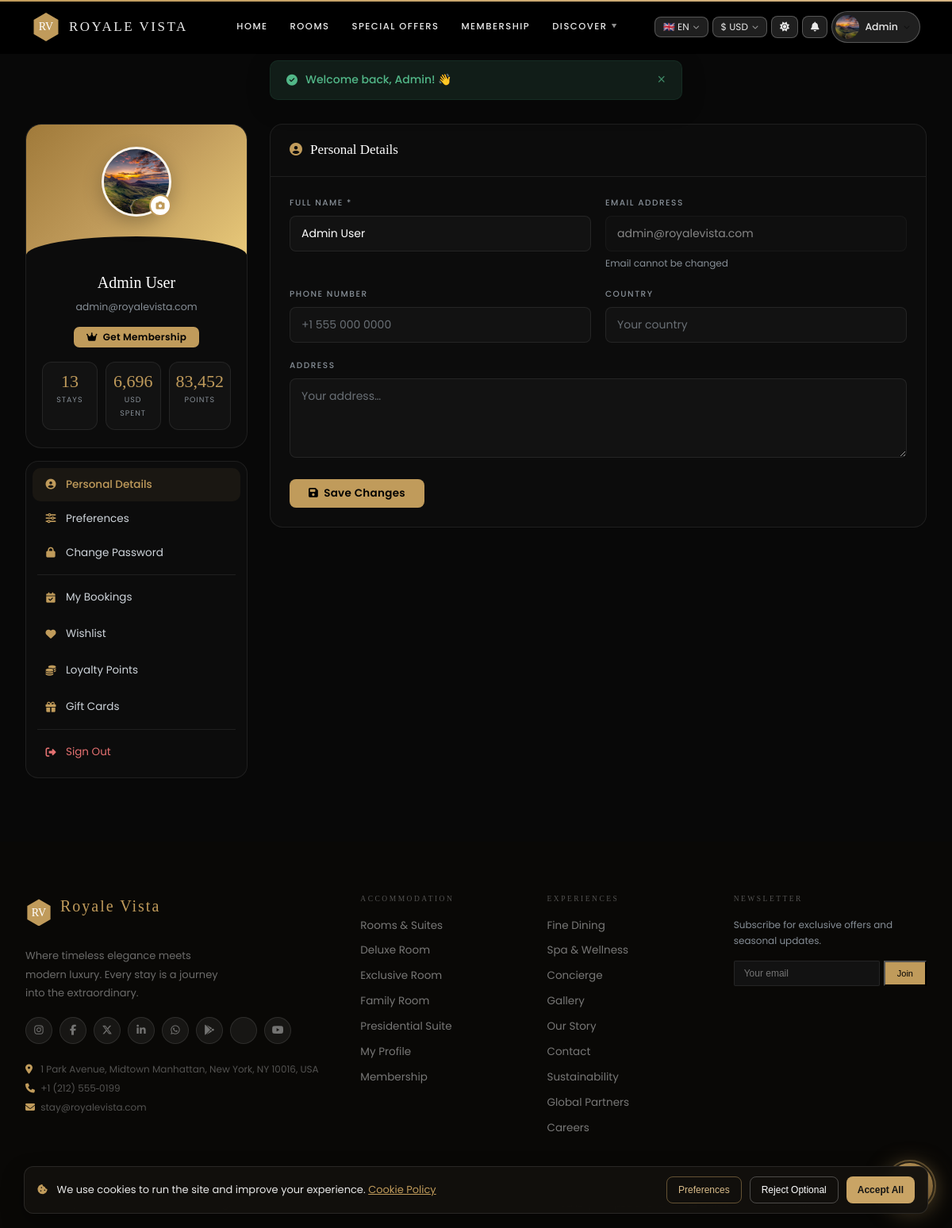
The app's page /profile.php (signed in) with its own data.
### tables this page shows
CREATE TABLE IF NOT EXISTS `users` (
  `id` int NOT NULL AUTO_INCREMENT,
  `name` varchar(200) NOT NULL,
  `email` varchar(191) NOT NULL,
  `google_id` varchar(255) DEFAULT NULL,
  `password` varchar(255) NOT NULL,
  `phone` varchar(30) DEFAULT NULL,
  `address` text,
  `profile_img` varchar(500) DEFAULT NULL,
  `id_type` varchar(50) DEFAULT 'passport',
  `id_number` varchar(100) DEFAULT NULL,
  `dob` date DEFAULT NULL,
  `country` varchar(100) DEFAULT NULL,
  `gender` varchar(20) DEFAULT NULL,
  `language` varchar(10) DEFAULT 'en',
  `currency` varchar(10) DEFAULT 'USD',
  `role` varchar(20) DEFAULT 'user',
  `is_admin` tinyint(1) DEFAULT '0',
  `created_at` timestamp NULL DEFAULT CURRENT_TIMESTAMP,
  `updated_at` timestamp NULL DEFAULT CURRENT_TIMESTAMP ON UPDATE CURRENT_TIMESTAMP,
  `reset_otp` varchar(10) DEFAULT NULL,
  `reset_otp_expiry` datetime DEFAULT NULL,
  PRIMARY KEY (`id`),
  UNIQUE KEY `email` (`email`),
  UNIQUE KEY `google_id` (`google_id`)
);

CREATE TABLE IF NOT EXISTS `loyalty_points` (
  `id` int NOT NULL AUTO_INCREMENT,
  `user_id` int NOT NULL,
  `total_points` int DEFAULT '0',
  `lifetime_points` int DEFAULT '0',
  `tier` enum('bronze','silver','gold','platinum') DEFAULT 'bronze',
  `updated_at` timestamp NULL DEFAULT CURRENT_TIMESTAMP ON UPDATE CURRENT_TIMESTAMP,
  PRIMARY KEY (`id`),
  UNIQUE KEY `user_id` (`user_id`)
);

### profile.php (the view, shortened to what this page needs)
<?php
require_once __DIR__ . '/includes/config.php';
require_once __DIR__ . '/includes/db.php';
$uid = (int)$_SESSION['user_id'];
$userQ = $pdo->prepare("SELECT * FROM users WHERE id=?");
$userQ->execute([$uid]);
$user = $userQ->fetch();
$memQ = $pdo->prepare("SELECT um.*,m.name as memb_name,m.discount_pct,m.icon,m.gradient_from,m.gradient_to FROM user_memberships um JOIN memberships m ON um.membership_id=m.id WHERE um.user_id=? AND um.status='active' ORDER BY m.discount_pct DESC LIMIT 1");
$memQ->execute([$uid]);
$membership = $memQ->fetch();
$loyQ = $pdo->prepare("SELECT total_points FROM loyalty_points WHERE user_id=?");
$loyQ->execute([$uid]);
$loyPts = (int)($loyQ->fetchColumn() ?? 0);
$statQ = $pdo->prepare("SELECT COUNT(*) as cnt, COALESCE(SUM(final_usd),0) as spent FROM bookings WHERE user_id=? AND status IN ('confirmed','checked_in','checked_out')");
$statQ->execute([$uid]);
$uStats = $statQ->fetch();
require __DIR__ . '/header.php';
?>
<div class="profile-wrap">
  <div class="container">
    <div class="profile-grid">
      <aside class="profile-sidebar">
        <div class="profile-id-card">
          <div class="profile-id-top">
            <form method="POST" enctype="multipart/form-data" id="avatarForm">
              <div class="profile-avatar-wrap" onclick="previewProfilePhoto(event)">
                <?= userAvatar($user['profile_img'], $user['name'], 88, 'border:3px solid rgba(255,255,255,.9)!important;box-shadow:0 8px 24px rgba(0,0,0,.25)!important') ?>
                <label class="avatar-cam-btn" title="Change photo" for="avatarInput">
                  <i class="fas fa-camera"></i>
                </label>
              </div>
            </form>
          </div>
          <div class="profile-id-body">
            <div class="profile-display-name"><?= htmlspecialchars($user['name']) ?></div>
            <div class="profile-display-email"><?= htmlspecialchars($user['email']) ?></div>
            <?php if ($membership): ?>
            <div class="profile-mem-badge" style="background:linear-gradient(135deg,<?= $membership['gradient_from'] ?>,<?= $membership['gradient_to'] ?>)">
              <?= $membership['icon'] ?> <?= htmlspecialchars($membership['memb_name']) ?> — <?= $membership['discount_pct'] ?>% off
            </div>
            <?php else: ?>
            <a href="<?= $B ?>/membership.php" class="btn btn-gold btn-sm" style="margin-bottom:14px">
              <i class="fas fa-crown"></i> Get Membership
            </a>
            <?php endif; ?>
            <div class="profile-stats">
              <div class="profile-stat-box">
                <div class="profile-stat-val"><?= $uStats['cnt'] ?></div>
                <div class="profile-stat-lbl">Stays</div>
              </div>
              <div class="profile-stat-box">
                <div class="profile-stat-val"><?= number_format($uStats['spent'],0) ?></div>
                <div class="profile-stat-lbl">USD Spent</div>
              </div>
              <div class="profile-stat-box">
                <div class="profile-stat-val"><?= number_format($loyPts) ?></div>
                <div class="profile-stat-lbl">Points</div>
              </div>
            </div>
          </div>
        </div>
        <nav class="profile-nav-card">
          <button class="profile-nav-item active" onclick="switchTab('details',this)">
            <i class="fas fa-user-circle"></i> Personal Details
          </button>
          <button class="profile-nav-item" onclick="switchTab('preferences',this)">
            <i class="fas fa-sliders-h"></i> Preferences
          </button>
          <button class="profile-nav-item" onclick="switchTab('password',this)">
            <i class="fas fa-lock"></i> Change Password
          </button>
          <div class="profile-nav-sep"></div>
          <a href="<?= $B ?>/bookings.php" class="profile-nav-item">
            <i class="fas fa-calendar-check"></i> My Bookings
          </a>
          <a href="<?= $B ?>/wishlist.php" class="profile-nav-item">
            <i class="fas fa-heart"></i> Wishlist
          </a>
          <a href="<?= $B ?>/loyalty.php" class="profile-nav-item">
            <i class="fas fa-coins"></i> Loyalty Points
          </a>
          <a href="<?= $B ?>/my-gift-cards.php" class="profile-nav-item">
            <i class="fas fa-gift"></i> Gift Cards
          </a>
          <div class="profile-nav-sep"></div>
          <a href="<?= $B ?>/logout.php" class="profile-nav-item danger">
            <i class="fas fa-sign-out-alt"></i> Sign Out
          </a>
        </nav>
      </aside>
      <div class="profile-main">
        <div id="tab-details" class="profile-tab active">
          <div class="pf-card">
            <div class="pf-card-header">
              <div class="pf-card-title"><i class="fas fa-user-circle" style="color:var(--gold);margin-right:10px;font-size:16px"></i>Personal Details</div>
            </div>
            <div class="pf-card-body">
              <form method="POST">
                <div class="form-row">
                  <div class="form-group">
                    <label class="form-label">Full Name *</label>
                    <input class="form-control" name="name" value="<?= htmlspecialchars($user['name']) ?>" required placeholder="Your full name">
                  </div>
                  <div class="form-group">
                    <label class="form-label">Email Address</label>
                    <input class="form-control" value="<?= htmlspecialchars($user['email']) ?>" disabled>
                    <div class="form-hint">Email cannot be changed</div>
                  </div>
                </div>
                <div class="form-row">
                  <div class="form-group">
                    <label class="form-label">Phone Number</label>
                    <input class="form-control" name="phone" value="<?= htmlspecialchars($user['phone']??'') ?>" placeholder="+1 555 000 0000">
                  </div>
                  <div class="form-group">
                    <label class="form-label">Country</label>
                    <input class="form-control" name="country" value="<?= htmlspecialchars($user['country']??'') ?>" placeholder="Your country">
                  </div>
                </div>
                <div class="form-group">
                  <label class="form-label">Address</label>
                  <textarea class="form-control" name="address" rows="2" placeholder="Your address…"><?= htmlspecialchars($user['address']??'') ?></textarea>
                </div>
                <button type="submit" class="btn btn-gold"><i class="fas fa-save"></i> Save Changes</button>
              </form>
            </div>
          </div>
        </div>
      </div>
    </div>
  </div>
</div>
<?php require __DIR__ . '/footer.php'; ?>

### includes/config.php (shortened to what this page needs)
<?php
function userAvatar(?string $img, string $name = 'U', int $size = 36, string $extra = ''): string {
    $initial = strtoupper(substr(trim($name) ?: 'U', 0, 1));
    $base    = defined('BASE') ? BASE : '';
    $fs      = max(10, intval($size * 0.38));
    $shared  = "width:{$size}px;height:{$size}px;border-radius:50%;flex-shrink:0;object-fit:cover;{$extra}";
    $divStyle = "width:{$size}px;height:{$size}px;border-radius:50%;flex-shrink:0;background:var(--gold);display:flex;align-items:center;justify-content:center;font-weight:700;font-size:{$fs}px;color:#000;font-family:sans-serif;{$extra}";
    if (!empty($img)) {
        $img = trim($img);
        if (preg_match('#^https?://#i', $img)) {
            $srcRaw = $img;
        } elseif (strpos($img, '/uploads/') !== false) {
            $srcRaw = (strpos($img, '/') === 0) ? ($base . $img) : ($base . '/' . ltrim($img, '/'));
        } else {
            $srcRaw = $base . '/uploads/avatars/' . ltrim($img, '/');
        }
        $src = htmlspecialchars($srcRaw, ENT_QUOTES);
        $altEsc = htmlspecialchars($name, ENT_QUOTES);
        return "<span class=\"rv-av-wrap\" style=\"display:inline-flex;flex-shrink:0;position:relative;width:{$size}px;height:{$size}px;\">"
             . "<img src=\"{$src}\" alt=\"{$altEsc}\" class=\"rv-av-img\" style=\"{$shared}\" loading=\"lazy\" onload=\"this.style.opacity=1\" onerror=\"this.style.display='none';this.nextElementSibling.style.display='flex'\">"
             . "<span class=\"rv-av-fb\" style=\"{$divStyle};display:none;align-items:center;justify-content:center;\">{$initial}</span>"
             . "</span>";
    }
    return "<span class=\"rv-av-wrap\" style=\"display:inline-flex;flex-shrink:0;\"><span class=\"rv-av-fb\" style=\"{$divStyle};display:flex;align-items:center;justify-content:center;\">{$initial}</span></span>";
}
?>

### css/animations.css (style rules this page uses)
body { animation: bodyFadeIn .4s ease; }
.btn-gold { transition: all .25s cubic-bezier(.34,1.56,.64,1); }

### profile.php (style rules this page uses)
.profile-wrap { min-height: calc(100vh - 68px); padding: 88px 0 80px; background: var(--bg2); }
.profile-grid { display: grid; grid-template-columns: 280px 1fr; gap: 28px; align-items: start; }
.profile-sidebar { position: sticky; top: 84px; display: flex; flex-direction: column; gap: 16px; }
.profile-id-card { background: var(--card); border: 1px solid var(--bdr2); border-radius: 20px; overflow: hidden; }
.profile-id-top { background: linear-gradient(135deg, var(--gold-dk) 0%, var(--gold) 50%, #e8c97a 100%); padding: 28px 24px 48px; text-align: center; position: relative; }
.profile-id-top::after { content: ''; position: absolute; bottom: -1px; left: 0; right: 0; height: 24px; background: var(--card); border-radius: 50% 50% 0 0 / 100% 100% 0 0; }
.profile-avatar-wrap { position: relative; width: 88px; height: 88px; margin: 0 auto; z-index: 1; }
.profile-avatar-wrap img, .profile-avatar-wrap div.lx-avatar-fallback { width: 88px !important; height: 88px !important; border-radius: 50% !important; object-fit: cover !important; border: 3px solid rgba(255,255,255,.9) !important; box-shadow: 0 8px 24px rgba(0,0,0,.25) !important; font-size: 32px !important; }
.avatar-cam-btn { position: absolute; bottom: 0; right: 0; width: 28px; height: 28px; border-radius: 50%; background: #fff; border: 2px solid var(--gold); color: var(--gold); font-size: 11px; cursor: pointer; display: flex; align-items: center; justify-content: center; transition: all .2s; z-index: 2; }
.profile-avatar-wrap { cursor: zoom-in; }
.profile-id-body { padding: 18px 20px 22px; text-align: center; }
.profile-display-name { font-family: var(--serif); font-size: 20px; font-weight: 400; color: var(--text); margin-bottom: 3px; }
.profile-display-email { font-size: 12.5px; color: var(--muted); margin-bottom: 14px; }
.profile-stats { display: grid; grid-template-columns: 1fr 1fr 1fr; gap: 10px; margin-top: 4px; }
.profile-stat-box { background: var(--card2); border-radius: 12px; padding: 12px 8px; text-align: center; border: 1px solid var(--bdr2); }
.profile-stat-val { font-family: var(--serif); font-size: 22px; color: var(--gold); line-height: 1.1; }
.profile-stat-lbl { font-size: 9.5px; color: var(--muted); text-transform: uppercase; letter-spacing: 1px; margin-top: 3px; }
.profile-nav-card { background: var(--card); border: 1px solid var(--bdr2); border-radius: 16px; padding: 8px; overflow: hidden; }
.profile-nav-item { display: flex; align-items: center; gap: 10px; padding: 11px 14px; border-radius: 10px; font-size: 13.5px; color: var(--text2); cursor: pointer; transition: all var(--t); border: none; background: none; width: 100%; font-family: var(--sans); text-align: left; text-decoration: none; margin-bottom: 1px; }
.profile-nav-item.active { background: var(--gold-dim); color: var(--gold); font-weight: 500; }
.profile-nav-item i { width: 18px; font-size: 13px; text-align: center; color: var(--gold); flex-shrink: 0; }
.profile-nav-item.danger { color: var(--red); }
.profile-nav-item.danger i { color: var(--red); }
.profile-nav-sep { height: 1px; background: var(--bdr2); margin: 6px 6px; }
.profile-main { display: flex; flex-direction: column; gap: 22px; }
.profile-tab { display: none; flex-direction: column; gap: 22px; }
.profile-tab.active { display: flex; }
.pf-card { background: var(--card); border: 1px solid var(--bdr2); border-radius: 16px; overflow: hidden; }
.pf-card-header { padding: 18px 24px; border-bottom: 1px solid var(--bdr2); display: flex; align-items: center; justify-content: space-between; }
.pf-card-title { font-family: var(--serif); font-size: 17px; font-weight: 400; color: var(--text); }
.pf-card-body { padding: 24px; }

### footer.php (style rules this page uses)
body { top: 0 !important; }

### records on screen
users: profile_img (picture), name "Admin User", email "admin@royalevista.com"
loyalty_points: total_points "83,452"

### other values on screen
$flash['msg'] "Welcome back, Admin! 👋"
t('home','Home') "HOME"
t('rooms','Rooms & Suites') "ROOMS"
t('offers','Offers') "SPECIAL OFFERS"
t('membership','Membership') "MEMBERSHIP"
t('discover','Discover') "DISCOVER"
LANGUAGES[$lang_]['flag'] "🇬🇧"
$lang_ "EN"
CURRENCIES[$curr]['symbol'] "$"
$curr "USD"
explode(' ',$userName?:'Account')[0] "Admin"
$uStats['cnt'] "13"
$uStats['spent'] "6,696"
